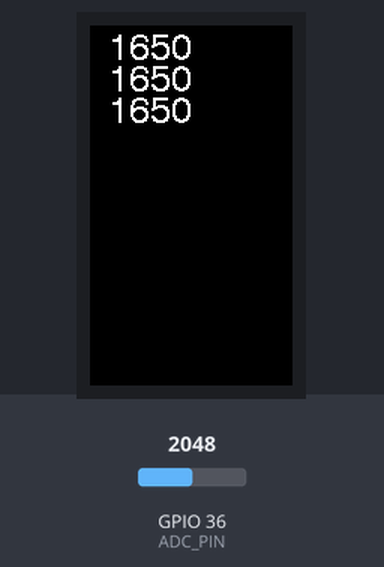
Simulated run of this sketch. Board: ESP32. Parts: 135×240 colour display. The inputs (shaded band) are chosen by the test bench; at power-on: GPIO 36 (ADC_PIN) = 2048.

Above: at 1.3 s.
1.4 s: GPIO 36 (ADC_PIN) set to 2866
At 2.0 s:
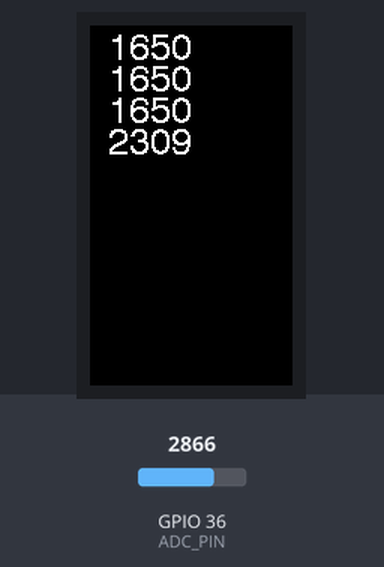
3.6 s: GPIO 36 (ADC_PIN) set to 3603
At 4.1 s:
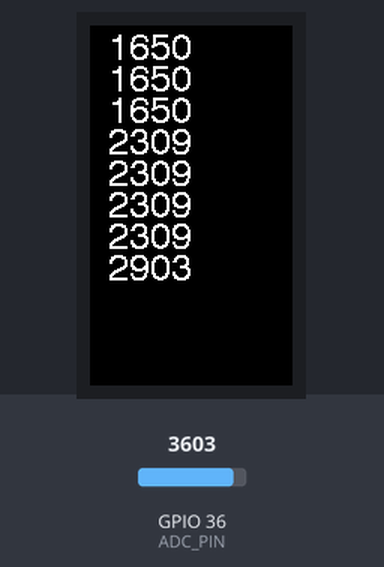
5.7 s: GPIO 36 (ADC_PIN) set to 4095
At 6.1 s:
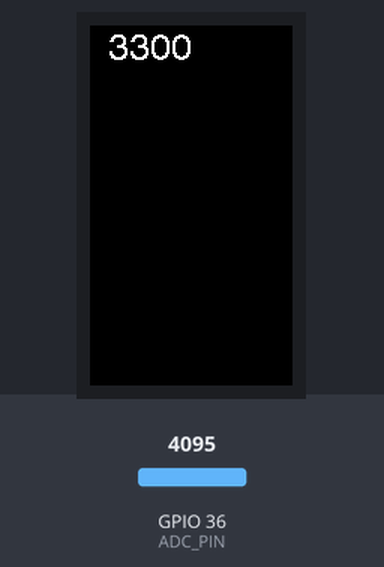
Timing chart, 0 to 8.7 s (numbered marks = the images above; inputs shaded):
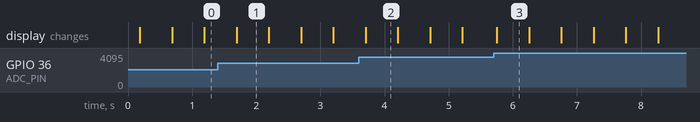

Measured:
- what the display in image 1 shows lasts 0.5 s, from 1.7 s to 2.2 s

The sketch:

example02_lcd.ino
```cpp
// (licence header left out)
#include <M5StickCPlus.h>                       // M5StickCPlus用ライブラリ
#define ADC_PIN 36                              // HAT部の GPIO 36 ピン(ADC1_0)

void setup(){                                   // 起動時に一度だけ実行する関数
    M5.begin();                                 // M5StickC用ライブラリの起動
    pinMode(ADC_PIN, ANALOG);                   // HAT部のGPIO36をアナログ入力に
    gpio_pulldown_dis(GPIO_NUM_25);             // M5StickC PlusでG36を使用する
    gpio_pullup_dis(GPIO_NUM_25);                  // ときはG25をオープンにする
}

void loop(){                                    // 繰り返し実行する関数
    int i, adc, mv;                             // 変数iとadc、mvを定義
    M5.Lcd.fillScreen(BLACK);                   // LCDを消去
    for(i = 0; i < 11; i++){                    // 変数iが10未満で以下を繰り返し
        adc = analogRead(ADC_PIN);              // ADC値をadcへ代入
        mv = adc * 3300 / 4095;                 // ADC値を電圧に変換してmvへ代入
        M5.Lcd.setCursor(12, 21 * i + 4, 4);    // 文字座標と文字大(4倍)を設定
        M5.Lcd.println(mv);                     // 電圧値を表示
        delay(500);                             // 0.5秒（500ms）の待ち時間処理
    }
}
```
